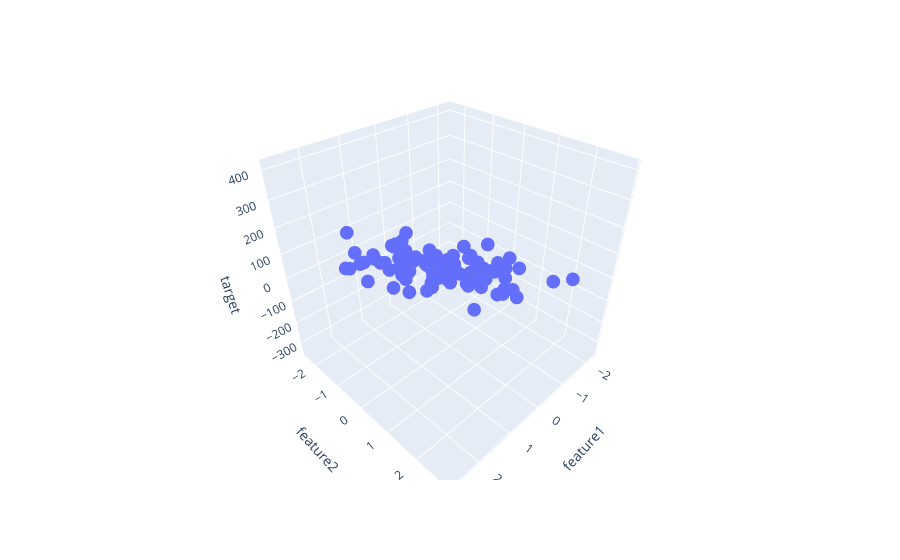

Notebook source saved alongside this figure:
### Code cell
import numpy as np
import plotly.graph_objects as go
import plotly.express as px

x = np.linspace(df['feature1'].min(), df['feature1'].max(), 10)
y = np.linspace(df['feature2'].min(), df['feature2'].max(), 10)

xGrid, yGrid = np.meshgrid(x, y)

final = np.c_[xGrid.ravel(), yGrid.ravel()]

z = lr.predict(final).reshape(10,10)

fig = px.scatter_3d(df, x='feature1', y='feature2', z='target')

fig.add_trace(go.Surface(x=x, y=y, z=z, opacity=0.6, showscale=False))

fig.show()
